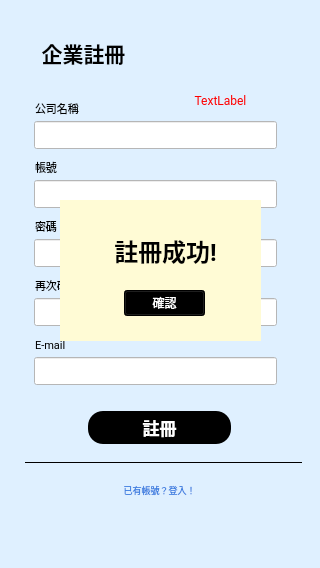
<?xml version="1.0" encoding="UTF-8"?>
<ui version="4.0">
 <class>Form</class>
 <widget class="QWidget" name="Form">
  <property name="geometry">
   <rect>
    <x>0</x>
    <y>0</y>
    <width>320</width>
    <height>568</height>
   </rect>
  </property>
  <property name="windowTitle">
   <string>Form</string>
  </property>
  <property name="styleSheet">
   <string notr="true">background-color: rgb(223, 240, 255);</string>
  </property>
  <widget class="QLabel" name="title">
   <property name="geometry">
    <rect>
     <x>35</x>
     <y>34</y>
     <width>97</width>
     <height>38</height>
    </rect>
   </property>
   <property name="font">
    <font>
     <family>Roboto</family>
     <pointsize>16</pointsize>
     <weight>75</weight>
     <bold>true</bold>
    </font>
   </property>
   <property name="text">
    <string>企業註冊</string>
   </property>
   <property name="alignment">
    <set>Qt::AlignCenter</set>
   </property>
  </widget>
  <widget class="QLabel" name="company_name_text">
   <property name="geometry">
    <rect>
     <x>35</x>
     <y>102</y>
     <width>44</width>
     <height>13</height>
    </rect>
   </property>
   <property name="font">
    <font>
     <family>Roboto</family>
     <pointsize>8</pointsize>
    </font>
   </property>
   <property name="text">
    <string>公司名稱</string>
   </property>
   <property name="alignment">
    <set>Qt::AlignLeading|Qt::AlignLeft|Qt::AlignVCenter</set>
   </property>
  </widget>
  <widget class="QLineEdit" name="company_name">
   <property name="geometry">
    <rect>
     <x>34</x>
     <y>121</y>
     <width>243</width>
     <height>28</height>
    </rect>
   </property>
   <property name="styleSheet">
    <string notr="true">background-color: rgb(255, 255, 255);</string>
   </property>
  </widget>
  <widget class="QLineEdit" name="account">
   <property name="geometry">
    <rect>
     <x>34</x>
     <y>180</y>
     <width>243</width>
     <height>28</height>
    </rect>
   </property>
   <property name="styleSheet">
    <string notr="true">background-color: rgb(255, 255, 255);</string>
   </property>
  </widget>
  <widget class="QLabel" name="account_text">
   <property name="geometry">
    <rect>
     <x>35</x>
     <y>161</y>
     <width>44</width>
     <height>13</height>
    </rect>
   </property>
   <property name="font">
    <font>
     <family>Roboto</family>
     <pointsize>8</pointsize>
    </font>
   </property>
   <property name="text">
    <string>帳號</string>
   </property>
   <property name="alignment">
    <set>Qt::AlignLeading|Qt::AlignLeft|Qt::AlignVCenter</set>
   </property>
  </widget>
  <widget class="QLineEdit" name="password">
   <property name="geometry">
    <rect>
     <x>34</x>
     <y>239</y>
     <width>243</width>
     <height>28</height>
    </rect>
   </property>
   <property name="styleSheet">
    <string notr="true">background-color: rgb(255, 255, 255);</string>
   </property>
   <property name="echoMode">
    <enum>QLineEdit::Password</enum>
   </property>
  </widget>
  <widget class="QLabel" name="password_text">
   <property name="geometry">
    <rect>
     <x>35</x>
     <y>220</y>
     <width>44</width>
     <height>13</height>
    </rect>
   </property>
   <property name="font">
    <font>
     <family>Roboto</family>
     <pointsize>8</pointsize>
    </font>
   </property>
   <property name="text">
    <string>密碼</string>
   </property>
   <property name="alignment">
    <set>Qt::AlignLeading|Qt::AlignLeft|Qt::AlignVCenter</set>
   </property>
  </widget>
  <widget class="QLineEdit" name="comfirm_password">
   <property name="geometry">
    <rect>
     <x>34</x>
     <y>298</y>
     <width>243</width>
     <height>28</height>
    </rect>
   </property>
   <property name="styleSheet">
    <string notr="true">background-color: rgb(255, 255, 255);</string>
   </property>
   <property name="echoMode">
    <enum>QLineEdit::Password</enum>
   </property>
  </widget>
  <widget class="QLabel" name="comfirm_password_text">
   <property name="geometry">
    <rect>
     <x>35</x>
     <y>279</y>
     <width>66</width>
     <height>13</height>
    </rect>
   </property>
   <property name="font">
    <font>
     <family>Roboto</family>
     <pointsize>8</pointsize>
    </font>
   </property>
   <property name="text">
    <string>再次確認密碼</string>
   </property>
   <property name="alignment">
    <set>Qt::AlignLeading|Qt::AlignLeft|Qt::AlignVCenter</set>
   </property>
  </widget>
  <widget class="QLineEdit" name="email">
   <property name="geometry">
    <rect>
     <x>34</x>
     <y>357</y>
     <width>243</width>
     <height>28</height>
    </rect>
   </property>
   <property name="styleSheet">
    <string notr="true">background-color: rgb(255, 255, 255);</string>
   </property>
  </widget>
  <widget class="QLabel" name="email_text">
   <property name="geometry">
    <rect>
     <x>35</x>
     <y>338</y>
     <width>44</width>
     <height>13</height>
    </rect>
   </property>
   <property name="font">
    <font>
     <family>Roboto</family>
     <pointsize>8</pointsize>
    </font>
   </property>
   <property name="text">
    <string>E-mail</string>
   </property>
   <property name="alignment">
    <set>Qt::AlignLeading|Qt::AlignLeft|Qt::AlignVCenter</set>
   </property>
  </widget>
  <widget class="QPushButton" name="registButton">
   <property name="geometry">
    <rect>
     <x>88</x>
     <y>411</y>
     <width>143</width>
     <height>33</height>
    </rect>
   </property>
   <property name="font">
    <font>
     <family>Roboto</family>
     <pointsize>13</pointsize>
     <weight>75</weight>
     <bold>true</bold>
    </font>
   </property>
   <property name="styleSheet">
    <string notr="true">background-color: rgb(0, 0, 0);
color: rgb(255, 255, 255);
border-radius: 15px;</string>
   </property>
   <property name="text">
    <string>註冊</string>
   </property>
  </widget>
  <widget class="Line" name="line">
   <property name="geometry">
    <rect>
     <x>25</x>
     <y>461</y>
     <width>277</width>
     <height>3</height>
    </rect>
   </property>
   <property name="frameShadow">
    <enum>QFrame::Plain</enum>
   </property>
   <property name="orientation">
    <enum>Qt::Horizontal</enum>
   </property>
  </widget>
  <widget class="QPushButton" name="login_button">
   <property name="geometry">
    <rect>
     <x>104</x>
     <y>475</y>
     <width>111</width>
     <height>29</height>
    </rect>
   </property>
   <property name="font">
    <font>
     <family>Roboto</family>
     <pointsize>7</pointsize>
    </font>
   </property>
   <property name="autoFillBackground">
    <bool>false</bool>
   </property>
   <property name="styleSheet">
    <string notr="true">color: rgb(65, 129, 225);
</string>
   </property>
   <property name="text">
    <string>已有帳號？登入！</string>
   </property>
   <property name="checkable">
    <bool>false</bool>
   </property>
   <property name="checked">
    <bool>false</bool>
   </property>
   <property name="autoExclusive">
    <bool>false</bool>
   </property>
   <property name="autoRepeatDelay">
    <number>300</number>
   </property>
   <property name="autoRepeatInterval">
    <number>100</number>
   </property>
   <property name="autoDefault">
    <bool>false</bool>
   </property>
   <property name="default">
    <bool>false</bool>
   </property>
   <property name="flat">
    <bool>true</bool>
   </property>
  </widget>
  <widget class="QLabel" name="alert_text">
   <property name="geometry">
    <rect>
     <x>150</x>
     <y>90</y>
     <width>141</width>
     <height>20</height>
    </rect>
   </property>
   <property name="font">
    <font>
     <family>Roboto</family>
    </font>
   </property>
   <property name="styleSheet">
    <string notr="true">color: rgb(255, 0, 0);</string>
   </property>
   <property name="text">
    <string>TextLabel</string>
   </property>
   <property name="alignment">
    <set>Qt::AlignCenter</set>
   </property>
  </widget>
  <widget class="QWidget" name="success_widget" native="true">
   <property name="geometry">
    <rect>
     <x>60</x>
     <y>200</y>
     <width>201</width>
     <height>141</height>
    </rect>
   </property>
   <property name="styleSheet">
    <string notr="true">background-color: rgb(255, 251, 213);
</string>
   </property>
   <widget class="QLabel" name="label">
    <property name="geometry">
     <rect>
      <x>40</x>
      <y>30</y>
      <width>131</width>
      <height>41</height>
     </rect>
    </property>
    <property name="font">
     <font>
      <family>Roboto</family>
      <pointsize>18</pointsize>
      <weight>75</weight>
      <bold>true</bold>
     </font>
    </property>
    <property name="text">
     <string>註冊成功!</string>
    </property>
    <property name="alignment">
     <set>Qt::AlignCenter</set>
    </property>
   </widget>
   <widget class="QPushButton" name="comfirmButton">
    <property name="geometry">
     <rect>
      <x>64</x>
      <y>90</y>
      <width>81</width>
      <height>26</height>
     </rect>
    </property>
    <property name="styleSheet">
     <string notr="true">color: rgb(255, 255, 255);
background-color: rgb(0, 0, 0);</string>
    </property>
    <property name="text">
     <string>確認</string>
    </property>
   </widget>
  </widget>
 </widget>
 <resources/>
 <connections/>
</ui>
